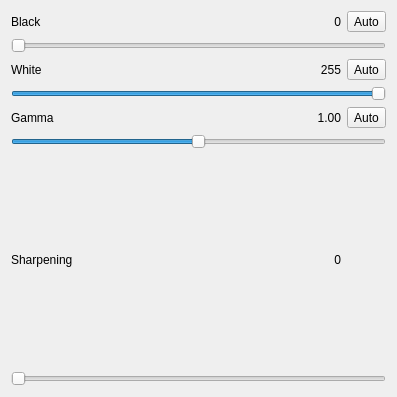
<?xml version="1.0" encoding="UTF-8"?>
<ui version="4.0">
 <class>Curves</class>
 <widget class="QWidget" name="Curves">
  <property name="geometry">
   <rect>
    <x>0</x>
    <y>0</y>
    <width>397</width>
    <height>397</height>
   </rect>
  </property>
  <property name="windowTitle">
   <string>Curves</string>
  </property>
  <layout class="QGridLayout" name="gridLayout">
   <item row="4" column="2">
    <widget class="QLabel" name="xgamma">
     <property name="text">
      <string>1.00</string>
     </property>
     <property name="alignment">
      <set>Qt::AlignRight|Qt::AlignTrailing|Qt::AlignVCenter</set>
     </property>
    </widget>
   </item>
   <item row="0" column="2">
    <widget class="QLabel" name="xblack">
     <property name="text">
      <string>0</string>
     </property>
     <property name="alignment">
      <set>Qt::AlignRight|Qt::AlignTrailing|Qt::AlignVCenter</set>
     </property>
    </widget>
   </item>
   <item row="2" column="0">
    <widget class="QLabel" name="label_5">
     <property name="text">
      <string>White</string>
     </property>
    </widget>
   </item>
   <item row="6" column="2">
    <widget class="QLabel" name="xsharp">
     <property name="text">
      <string>0</string>
     </property>
     <property name="alignment">
      <set>Qt::AlignRight|Qt::AlignTrailing|Qt::AlignVCenter</set>
     </property>
    </widget>
   </item>
   <item row="0" column="0">
    <widget class="QLabel" name="label_6">
     <property name="text">
      <string>Black</string>
     </property>
    </widget>
   </item>
   <item row="2" column="2">
    <widget class="QLabel" name="xwhite">
     <property name="text">
      <string>255</string>
     </property>
     <property name="alignment">
      <set>Qt::AlignRight|Qt::AlignTrailing|Qt::AlignVCenter</set>
     </property>
    </widget>
   </item>
   <item row="4" column="0">
    <widget class="QLabel" name="label_4">
     <property name="text">
      <string>Gamma</string>
     </property>
    </widget>
   </item>
   <item row="6" column="0">
    <widget class="QLabel" name="label_7">
     <property name="text">
      <string>Sharpening</string>
     </property>
    </widget>
   </item>
   <item row="0" column="3">
    <widget class="QToolButton" name="autoBlack">
     <property name="text">
      <string>Auto</string>
     </property>
    </widget>
   </item>
   <item row="1" column="0" colspan="4">
    <widget class="QSlider" name="black">
     <property name="maximum">
      <number>255</number>
     </property>
     <property name="orientation">
      <enum>Qt::Horizontal</enum>
     </property>
    </widget>
   </item>
   <item row="2" column="3">
    <widget class="QToolButton" name="autoWhite">
     <property name="text">
      <string>Auto</string>
     </property>
    </widget>
   </item>
   <item row="3" column="0" colspan="4">
    <widget class="QSlider" name="white">
     <property name="maximum">
      <number>255</number>
     </property>
     <property name="value">
      <number>255</number>
     </property>
     <property name="orientation">
      <enum>Qt::Horizontal</enum>
     </property>
    </widget>
   </item>
   <item row="4" column="3">
    <widget class="QToolButton" name="autoGamma">
     <property name="text">
      <string>Auto</string>
     </property>
    </widget>
   </item>
   <item row="5" column="0" colspan="4">
    <widget class="QSlider" name="gamma">
     <property name="minimum">
      <number>-99</number>
     </property>
     <property name="orientation">
      <enum>Qt::Horizontal</enum>
     </property>
    </widget>
   </item>
   <item row="7" column="0" colspan="4">
    <widget class="QSlider" name="sharp">
     <property name="minimum">
      <number>0</number>
     </property>
     <property name="maximum">
      <number>250</number>
     </property>
     <property name="orientation">
      <enum>Qt::Horizontal</enum>
     </property>
    </widget>
   </item>
  </layout>
 </widget>
 <resources/>
 <connections/>
</ui>
